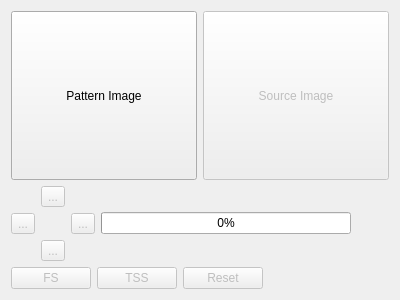
<?xml version="1.0" encoding="UTF-8"?>
<ui version="4.0">
 <class>Widget</class>
 <widget class="QWidget" name="Widget">
  <property name="geometry">
   <rect>
    <x>0</x>
    <y>0</y>
    <width>400</width>
    <height>300</height>
   </rect>
  </property>
  <property name="windowTitle">
   <string>Widget</string>
  </property>
  <layout class="QGridLayout" name="gridLayout_2">
   <item row="0" column="0">
    <widget class="QToolButton" name="toolButton">
     <property name="sizePolicy">
      <sizepolicy hsizetype="Expanding" vsizetype="Expanding">
       <horstretch>0</horstretch>
       <verstretch>0</verstretch>
      </sizepolicy>
     </property>
     <property name="minimumSize">
      <size>
       <width>100</width>
       <height>100</height>
      </size>
     </property>
     <property name="text">
      <string>Pattern Image</string>
     </property>
    </widget>
   </item>
   <item row="0" column="1">
    <widget class="QToolButton" name="toolButton_2">
     <property name="enabled">
      <bool>false</bool>
     </property>
     <property name="sizePolicy">
      <sizepolicy hsizetype="Expanding" vsizetype="Expanding">
       <horstretch>0</horstretch>
       <verstretch>0</verstretch>
      </sizepolicy>
     </property>
     <property name="minimumSize">
      <size>
       <width>100</width>
       <height>100</height>
      </size>
     </property>
     <property name="text">
      <string>Source Image</string>
     </property>
    </widget>
   </item>
   <item row="1" column="0" colspan="2">
    <layout class="QHBoxLayout" name="horizontalLayout">
     <item>
      <layout class="QGridLayout" name="gridLayout">
       <item row="0" column="1">
        <widget class="QToolButton" name="upBtn">
         <property name="enabled">
          <bool>false</bool>
         </property>
         <property name="text">
          <string>...</string>
         </property>
         <property name="icon">
          <iconset resource="images.qrc">
           <normaloff>:/arrows/arrow1_n.gif</normaloff>:/arrows/arrow1_n.gif</iconset>
         </property>
        </widget>
       </item>
       <item row="1" column="0">
        <widget class="QToolButton" name="ltBtn">
         <property name="enabled">
          <bool>false</bool>
         </property>
         <property name="text">
          <string>...</string>
         </property>
         <property name="icon">
          <iconset resource="images.qrc">
           <normaloff>:/arrows/arrow1_w.gif</normaloff>:/arrows/arrow1_w.gif</iconset>
         </property>
        </widget>
       </item>
       <item row="1" column="2">
        <widget class="QToolButton" name="rtBtn">
         <property name="enabled">
          <bool>false</bool>
         </property>
         <property name="text">
          <string>...</string>
         </property>
         <property name="icon">
          <iconset resource="images.qrc">
           <normaloff>:/arrows/arrow1_e.gif</normaloff>:/arrows/arrow1_e.gif</iconset>
         </property>
        </widget>
       </item>
       <item row="2" column="1">
        <widget class="QToolButton" name="dnBtn">
         <property name="enabled">
          <bool>false</bool>
         </property>
         <property name="text">
          <string>...</string>
         </property>
         <property name="icon">
          <iconset resource="images.qrc">
           <normaloff>:/arrows/arrow1_s.gif</normaloff>:/arrows/arrow1_s.gif</iconset>
         </property>
        </widget>
       </item>
      </layout>
     </item>
     <item>
      <widget class="QProgressBar" name="progressBar">
       <property name="minimumSize">
        <size>
         <width>250</width>
         <height>0</height>
        </size>
       </property>
       <property name="value">
        <number>0</number>
       </property>
      </widget>
     </item>
     <item>
      <spacer name="horizontalSpacer">
       <property name="orientation">
        <enum>Qt::Horizontal</enum>
       </property>
       <property name="sizeHint" stdset="0">
        <size>
         <width>40</width>
         <height>20</height>
        </size>
       </property>
      </spacer>
     </item>
    </layout>
   </item>
   <item row="2" column="0" colspan="2">
    <layout class="QHBoxLayout" name="horizontalLayout_2">
     <item>
      <widget class="QPushButton" name="FS_Btn">
       <property name="enabled">
        <bool>false</bool>
       </property>
       <property name="text">
        <string>FS</string>
       </property>
      </widget>
     </item>
     <item>
      <widget class="QPushButton" name="TSS_Btn">
       <property name="enabled">
        <bool>false</bool>
       </property>
       <property name="text">
        <string>TSS</string>
       </property>
      </widget>
     </item>
     <item>
      <widget class="QPushButton" name="Reset_Btn">
       <property name="enabled">
        <bool>false</bool>
       </property>
       <property name="text">
        <string>Reset</string>
       </property>
      </widget>
     </item>
     <item>
      <spacer name="horizontalSpacer_2">
       <property name="orientation">
        <enum>Qt::Horizontal</enum>
       </property>
       <property name="sizeHint" stdset="0">
        <size>
         <width>40</width>
         <height>20</height>
        </size>
       </property>
      </spacer>
     </item>
    </layout>
   </item>
  </layout>
 </widget>
 <layoutdefault spacing="6" margin="11"/>
 <resources>
  <include location="images.qrc"/>
 </resources>
 <connections/>
</ui>
